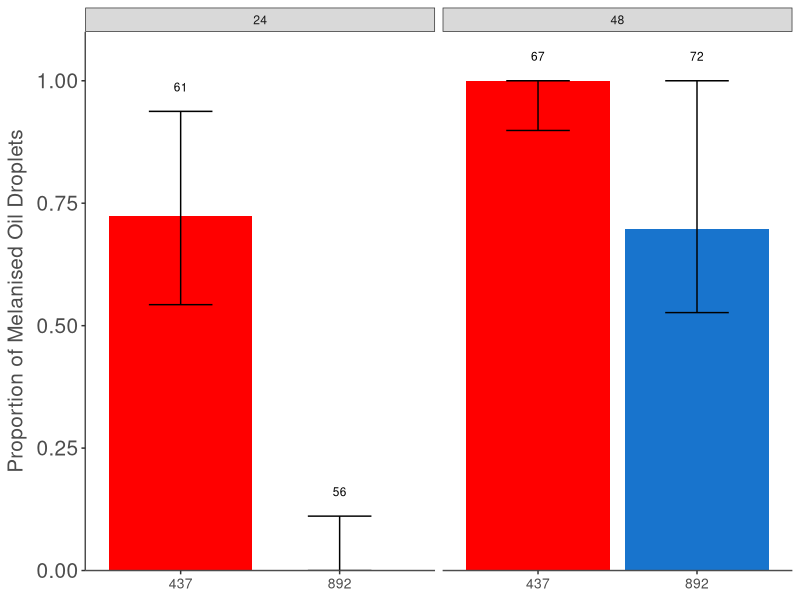
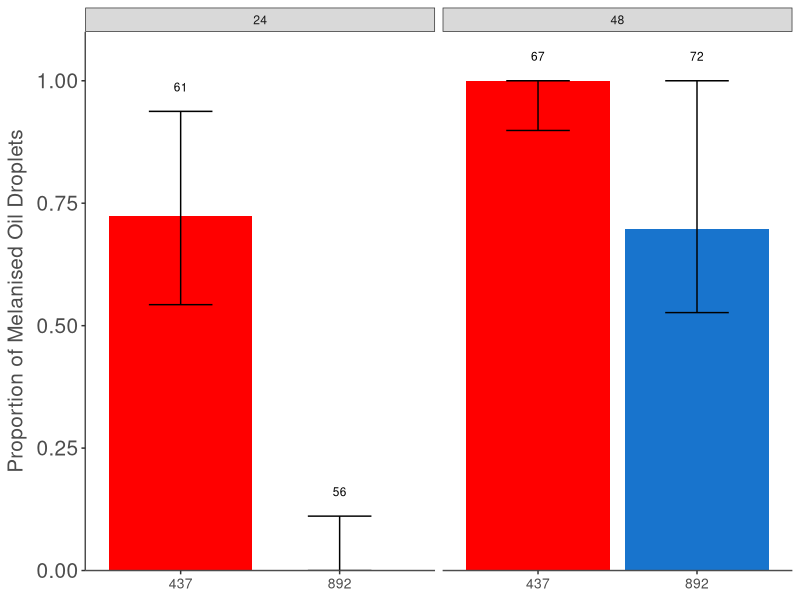

Here is the R script that generated these plots, in order:
#Load required libraries
library(plyr)
library(ggplot2)
library(Hmisc)

#Set up wd and load data
setwd(dirname(rstudioapi::getActiveDocumentContext()$path))
list.files()
data = read.table('2019_07_asobaratabida.csv', sep=',',dec='.', head=T)
head(data)
data$DGRP_Line = as.factor(data$DGRP_Line)

data_summary=ddply(data,.(DGRP_Line, Time),summarise,
                     Proportion_Melanised = binconf(x=Melanised, n=Total, alpha=0.05, method='wilson')[1],
                     Lower_Confidence_Interval_Value = binconf(x=Melanised, n=Total, alpha=0.05, method='wilson')[2],
                     Upper_Confidence_Interval_Value = binconf(x=Melanised, n=Total, alpha=0.05, method='wilson')[3],
                     Total = sum(Total))


##Plot
p = ggplot(data_summary, aes(x=DGRP_Line, y=Proportion_Melanised))+
  geom_bar(stat='identity', aes(fill=DGRP_Line))+
  scale_fill_manual(values=c('red1', 'dodgerblue3', 'red1', 'dodgerblue3'))+ guides(fill=FALSE)+
  geom_errorbar(aes(ymin=Lower_Confidence_Interval_Value, ymax=Upper_Confidence_Interval_Value), width=.4)+ 
  geom_text(aes(y=Lower_Confidence_Interval_Value+0.05, label=Total), size=3, angle=0)+
  ylab(expression('Proportion of Melanised Oil Droplets'))+
  xlab(NULL)+
  scale_y_continuous(limits = c(0, 1.1), expand = c(0, 0))+
  theme_bw()+
  theme(panel.grid = element_blank(),
        axis.text.x = element_text(angle = 0, hjust = 0.5, color='grey30', size=10),
        axis.text.y = element_text(size=15),
        axis.title.y = element_text(colour = "grey30", face='bold', size=15),
        panel.border = element_blank(),
        axis.line = element_line(colour = "grey30"))+
  facet_grid(.~Time)
p

pdf(file="Oil_Melanization_Assay_with_Atabida_24h_PI.pdf",height=4.5,width=4)
p
dev.off()

#Stats - to correct
m1 <- glm(data=data, cbind(data$Melanised, data$Non_Melanised)~DGRP_Line*Duration+Dissection_Date,family=binomial())
summary(m1)
